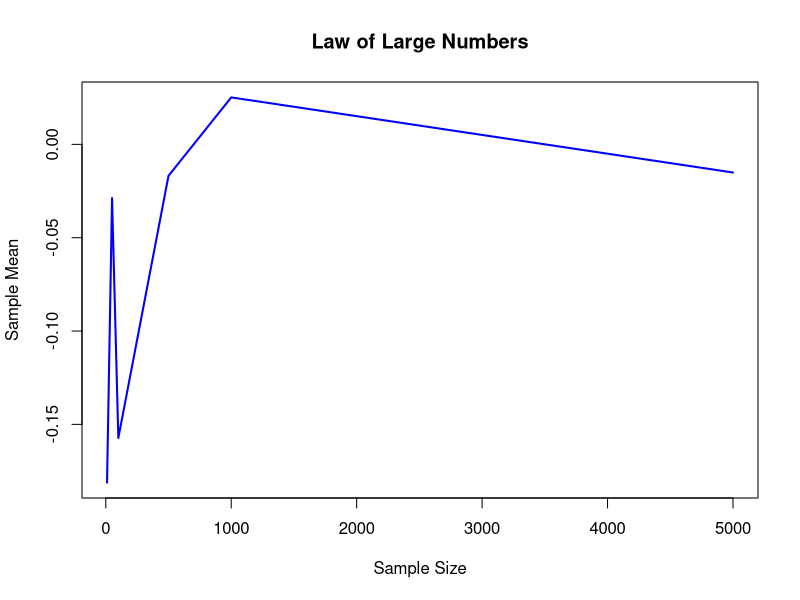
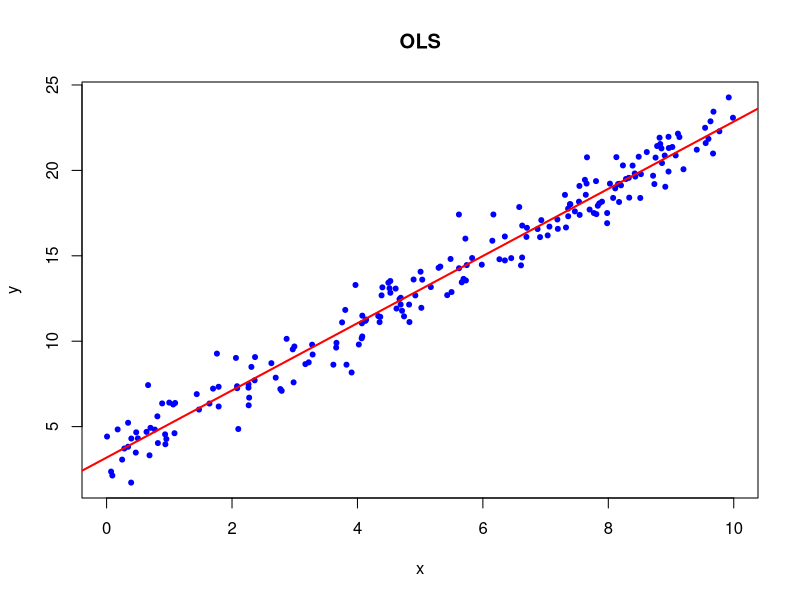

Source code (R) for these figures, in order:
## ---- chunk 1

sim_x <- function(n){
  x <- rnorm(n, mean = 0, sd = 1)
  return(mean(x))
}
sample_sizes <- c(10, 50, 100, 500, 1000, 5000)

simulated_means <- sapply(sample_sizes, sim_x)

plot(sample_sizes, simulated_means, type = "l", col = "blue", lwd = 2, xlab = "Sample Size", ylab = "Sample Mean", main = "Law of Large Numbers")
## ---- chunk 2
x <- runif(200, 0, 10)
X <- cbind(1, x)
e <- rnorm(200, 0, 1)

y <- 3 + 2*x + e

ols <- solve(t(X) %*% X) %*% t(X) %*% y

alpha_hat <- ols[1]
beta_hat <- ols[2]

plot(x, y, col = "blue", pch = 20, xlab = "x", ylab = "y", main = "OLS")
abline(a = alpha_hat, b = beta_hat, col = "red", lwd = 2)

cat("Intercept error: ", alpha_hat - 3, "\n")
cat("Slope error: ", beta_hat - 2, "\n")
